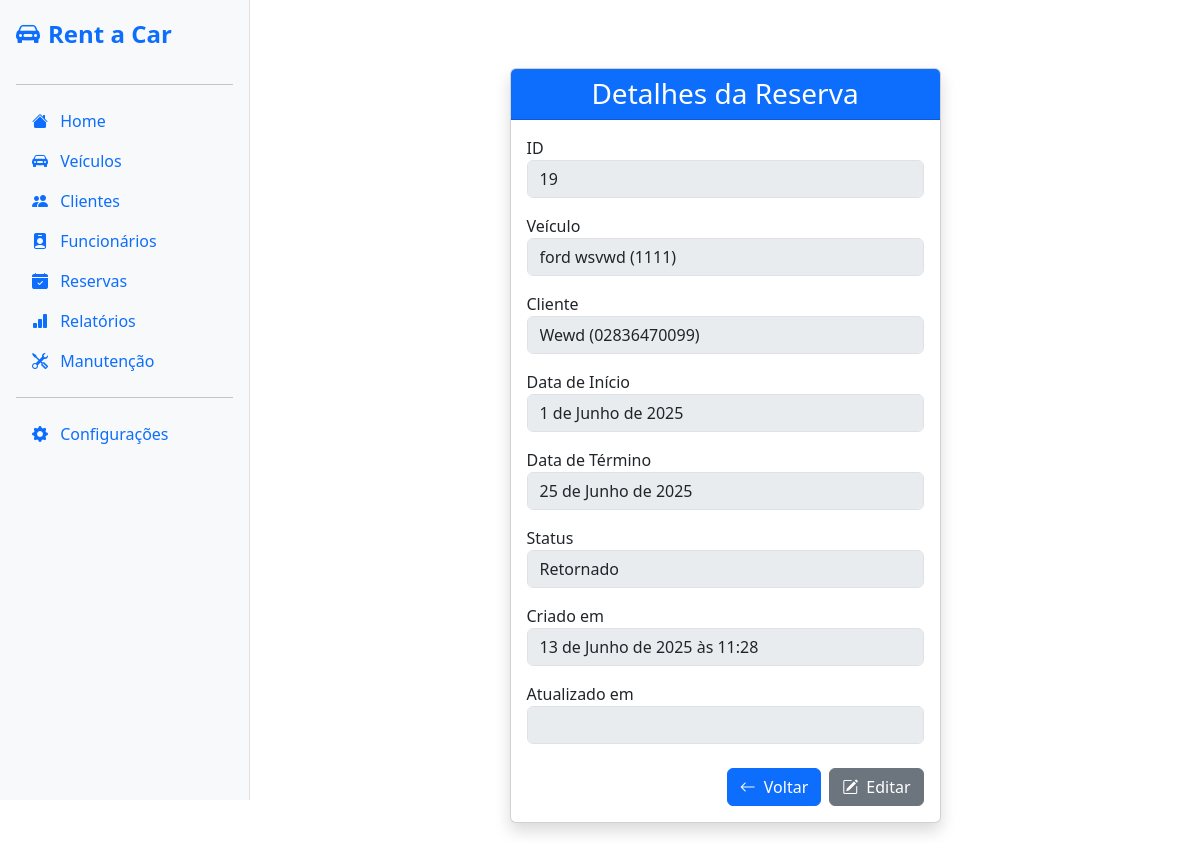
/reservation/19/, run on the app's committed database.
### reservation/models.py (models this page shows)
class Reservation(models.Model):
    STATUS_CHOICES = [
        ('active', 'Ativo'),
        ('returned', 'Retornado'),
        ('canceled', 'Cancelado'),
        ('picked_up', 'Retirado'),
    ]
    status = models.CharField(
        max_length=20,
        choices=STATUS_CHOICES,
    )
    start_date = models.DateField()
    end_date = models.DateField()
    created_at = models.DateTimeField(auto_now_add=True)
    vehicle = models.ForeignKey(
        'vehicles.Vehicle',
        on_delete=models.PROTECT,
    )
    client = models.ForeignKey(
        'client.Client',
        on_delete=models.PROTECT,
    )
    pickup_mileage = models.IntegerField(null=True, blank=True)
    pickup_fuel_level = models.CharField(max_length=20, null=True, blank=True)
    pickup_damage_notes = models.TextField(blank=True, null=True)
    return_mileage = models.IntegerField(null=True, blank=True)
    return_fuel_level = models.CharField(max_length=20, null=True, blank=True)
    return_damage_notes = models.TextField(blank=True, null=True)

### vehicles/models.py (models this page shows)
class Vehicle(models.Model):
    vehicle_type = models.CharField(max_length=10, choices=VEHICLE_TYPE_CHOICES)
    brand = models.CharField(max_length=20, choices=VEHICLE_BRAND_CHOICES)
    model = models.CharField(max_length=50)
    year = models.IntegerField()
    color = models.CharField(max_length=20)
    km = models.IntegerField()
    status = models.CharField(max_length=20, choices=STATUS_CHOICES, default='available')
    description = models.TextField(blank=True, null=True)
    created_at = models.DateTimeField(auto_now_add=True)
    plate = models.CharField(max_length=10, unique=True, default='')
    vehicle_class = models.ForeignKey(VehicleClass, on_delete=models.PROTECT)
    image = models.ImageField(upload_to='vehicles/images/', blank=True, null=True)
    def __str__(self):
        return f"{self.brand} {self.model} ({self.year})"

### client/models.py (models this page shows, shortened)
class Client(models.Model):
    name = models.CharField(max_length=255, verbose_name="Nome")
    cpf = models.CharField(max_length=11, unique=True, verbose_name="CPF")
    email = models.EmailField(verbose_name="E-mail")
    address = models.TextField(blank=True, null=True, verbose_name="Endereço")
    phone = models.CharField(max_length=11, verbose_name="Telefone")
    active = models.BooleanField(default=True, verbose_name="Ativo")
    class Meta:
        verbose_name = "Cliente"
        verbose_name_plural = "Clientes"
    def __str__(self):
        return f"{self.name} ({self.cpf})"

### reservation/views.py (the view)
# urls.py: path('<int:id>/', views.reservation_detail, name='reservation_detail'),
def reservation_detail(request, id):
    reservation = get_object_or_404(Reservation, id=id)
    return render(request, 'reservations/reservation_detail.html', {'reservation': reservation})

### reservation/templates/reservations/reservation_detail.html (shortened to what this page needs)
{% extends "base/base.html" %} {% block content %}
<div class="container mt-5">
  <div class="row justify-content-center">
    <div class="col-md-8 col-lg-6">
      <div class="card shadow">
        <div class="card-header bg-primary text-white text-center">
          <h3 class="mb-0">Detalhes da Reserva</h3>
        </div>
        <div class="card-body">
          <form method="post">
            <div class="form-group mb-3">
              <label for="id">ID</label>
              <input
                type="text"
                class="form-control"
                id="id"
                value="{{ reservation.id }}"
                disabled
              />
            </div>
            <div class="form-group mb-3">
              <label for="vehicle">Veículo</label>
              <input
                type="text"
                class="form-control"
                id="vehicle"
                value="{{ reservation.vehicle }}"
                disabled
              />
            </div>
            <div class="form-group mb-3">
              <label for="client">Cliente</label>
              <input
                type="text"
                class="form-control"
                id="client"
                value="{{ reservation.client }}"
                disabled
              />
            </div>
            <div class="form-group mb-3">
              <label for="start_date">Data de Início</label>
              <input
                type="text"
                class="form-control"
                id="start_date"
                value="{{ reservation.start_date }}"
                disabled
              />
            </div>
            <div class="form-group mb-3">
              <label for="end_date">Data de Término</label>
              <input
                type="text"
                class="form-control"
                id="end_date"
                value="{{ reservation.end_date }}"
                disabled
              />
            </div>
            <div class="form-group mb-3">
              <label for="status">Status</label>
              <input
                type="text"
                class="form-control"
                id="status"
                value="{{ reservation.get_status_display }}"
                disabled
              />
            </div>
            <div class="form-group mb-3">
              <label for="created_at">Criado em</label>
              <input
                type="text"
                class="form-control"
                id="created_at"
                value="{{ reservation.created_at }}"
                disabled
              />
            </div>
            <div class="form-group mb-3">
              <label for="updated_at">Atualizado em</label>
              <input
                type="text"
                class="form-control"
                id="updated_at"
                value="{{ reservation.updated_at }}"
                disabled
              />
            </div>
            <div class="d-flex justify-content-end gap-2 mt-4">
              <a
                href="{% url 'list_reservations' %}"
                class="btn btn-primary d-flex align-items-center"
              >
                <i class="bi bi-arrow-left me-2"></i> Voltar
              </a>
              <a
                href="{% url 'update_reservation' reservation.id %}"
                class="btn btn-secondary d-flex align-items-center"
              >
                <i class="bi bi-pencil-square me-2"></i> Editar
              </a>
            </div>
          </form>
        </div>
      </div>
    </div>
  </div>
</div>
{% endblock %}

### data on the page
Reservation: id "19", vehicle "ford wsvwd (1111)", client "Wewd (02836470099)", start_date "1 de Junho de 2025", end_date "25 de Junho de 2025", status "Retornado", created_at "13 de Junho de 2025 às 11:28"
